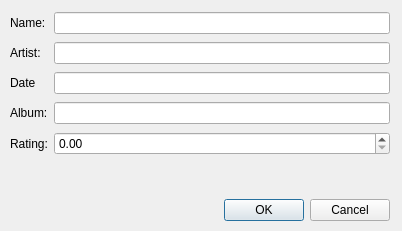
<?xml version="1.0" encoding="UTF-8"?>
<ui version="4.0">
 <class>AddNewDialog</class>
 <widget class="QDialog" name="AddNewDialog">
  <property name="geometry">
   <rect>
    <x>0</x>
    <y>0</y>
    <width>402</width>
    <height>231</height>
   </rect>
  </property>
  <property name="windowTitle">
   <string>Dialog</string>
  </property>
  <widget class="QDialogButtonBox" name="buttonBox">
   <property name="geometry">
    <rect>
     <x>10</x>
     <y>190</y>
     <width>380</width>
     <height>40</height>
    </rect>
   </property>
   <property name="orientation">
    <enum>Qt::Horizontal</enum>
   </property>
   <property name="standardButtons">
    <set>QDialogButtonBox::Cancel|QDialogButtonBox::Ok</set>
   </property>
  </widget>
  <widget class="QWidget" name="gridLayoutWidget">
   <property name="geometry">
    <rect>
     <x>10</x>
     <y>10</y>
     <width>380</width>
     <height>152</height>
    </rect>
   </property>
   <layout class="QGridLayout" name="gridLayout">
    <item row="1" column="0">
     <widget class="QLabel" name="label_2">
      <property name="text">
       <string>Artist:</string>
      </property>
     </widget>
    </item>
    <item row="0" column="0">
     <widget class="QLabel" name="label">
      <property name="text">
       <string>Name:</string>
      </property>
     </widget>
    </item>
    <item row="0" column="1">
     <widget class="QLineEdit" name="lineEditSongName">
      <property name="text">
       <string/>
      </property>
     </widget>
    </item>
    <item row="3" column="1">
     <widget class="QLineEdit" name="lineEditAlbumName"/>
    </item>
    <item row="2" column="1">
     <widget class="QLineEdit" name="lineEditDate"/>
    </item>
    <item row="1" column="1">
     <widget class="QLineEdit" name="lineEditArtistName">
      <property name="text">
       <string/>
      </property>
     </widget>
    </item>
    <item row="3" column="0">
     <widget class="QLabel" name="label_4">
      <property name="text">
       <string>Album:</string>
      </property>
     </widget>
    </item>
    <item row="4" column="0">
     <widget class="QLabel" name="label_3">
      <property name="text">
       <string>Rating:</string>
      </property>
     </widget>
    </item>
    <item row="2" column="0">
     <widget class="QLabel" name="label_5">
      <property name="text">
       <string>Date</string>
      </property>
     </widget>
    </item>
    <item row="4" column="1">
     <widget class="QDoubleSpinBox" name="SpinBoxRating">
      <property name="maximum">
       <double>5.000000000000000</double>
      </property>
      <property name="singleStep">
       <double>0.100000000000000</double>
      </property>
     </widget>
    </item>
   </layout>
  </widget>
 </widget>
 <resources/>
 <connections>
  <connection>
   <sender>buttonBox</sender>
   <signal>accepted()</signal>
   <receiver>AddNewDialog</receiver>
   <slot>accept()</slot>
   <hints>
    <hint type="sourcelabel">
     <x>248</x>
     <y>254</y>
    </hint>
    <hint type="destinationlabel">
     <x>157</x>
     <y>274</y>
    </hint>
   </hints>
  </connection>
  <connection>
   <sender>buttonBox</sender>
   <signal>rejected()</signal>
   <receiver>AddNewDialog</receiver>
   <slot>reject()</slot>
   <hints>
    <hint type="sourcelabel">
     <x>316</x>
     <y>260</y>
    </hint>
    <hint type="destinationlabel">
     <x>286</x>
     <y>274</y>
    </hint>
   </hints>
  </connection>
 </connections>
</ui>
